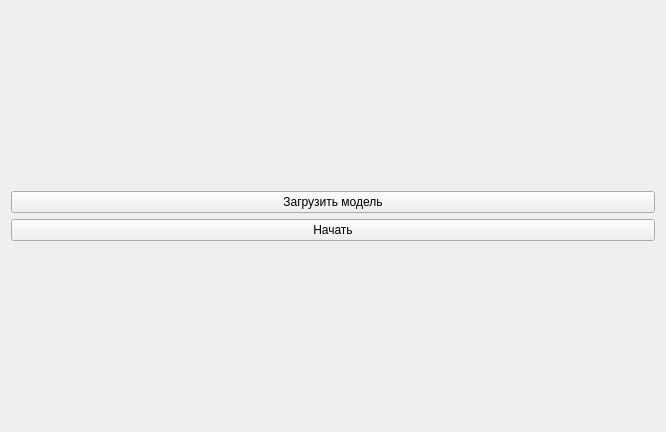
<?xml version="1.0" encoding="UTF-8"?>
<ui version="4.0">
 <class>Animation</class>
 <widget class="QWidget" name="Animation">
  <property name="geometry">
   <rect>
    <x>0</x>
    <y>0</y>
    <width>666</width>
    <height>432</height>
   </rect>
  </property>
  <property name="windowTitle">
   <string>Form</string>
  </property>
  <layout class="QHBoxLayout" name="horizontalLayout">
   <item>
    <layout class="QVBoxLayout" name="verticalLayout">
     <item>
      <spacer name="verticalSpacer">
       <property name="orientation">
        <enum>Qt::Vertical</enum>
       </property>
       <property name="sizeHint" stdset="0">
        <size>
         <width>20</width>
         <height>40</height>
        </size>
       </property>
      </spacer>
     </item>
     <item>
      <widget class="QPushButton" name="pushButton">
       <property name="text">
        <string>Загрузить модель</string>
       </property>
      </widget>
     </item>
     <item>
      <widget class="QPushButton" name="pushButton_2">
       <property name="text">
        <string>Начать</string>
       </property>
      </widget>
     </item>
     <item>
      <spacer name="verticalSpacer_2">
       <property name="orientation">
        <enum>Qt::Vertical</enum>
       </property>
       <property name="sizeHint" stdset="0">
        <size>
         <width>20</width>
         <height>40</height>
        </size>
       </property>
      </spacer>
     </item>
    </layout>
   </item>
  </layout>
 </widget>
 <resources/>
 <connections/>
</ui>
